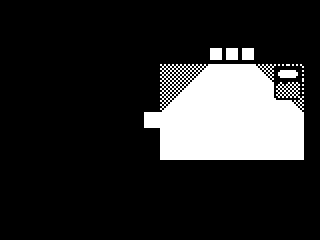

The image is a tile-based game level rendered from a .tmx file. Its description and complete source (layers, tilesets, objects, tile grids) follow:
An orthogonal 20x15 tile map with 16x16 px tiles, 2 tile layers (background, blocked) and 4 objects (player, door, cat, npc).

<map version="1.0" tiledversion="1.1.5" orientation="orthogonal" renderorder="right-down" width="20" height="15" tilewidth="16" tileheight="16" infinite="0" nextobjectid="9">
 <tileset firstgid="1" name="map_tileset" tilewidth="16" tileheight="16" tilecount="180" columns="20">
  <image source="../images/tileset3s.png" width="320" height="144" />
 </tileset>
 <layer name="background" width="20" height="15">
  <properties>
   <property name="tileset" value="map_tileset" />
  </properties>
  <data encoding="csv">
0,0,0,0,0,0,0,0,0,0,0,0,0,0,0,0,0,0,0,0,
0,0,0,0,0,0,0,0,0,0,0,0,0,0,0,0,0,0,0,0,
0,0,0,0,0,0,0,0,0,0,0,0,0,0,0,0,0,0,0,0,
0,0,0,0,0,0,0,0,0,0,0,0,0,0,0,0,0,0,0,0,
0,0,0,0,0,0,0,0,0,0,3,3,4,1,1,1,5,0,0,0,
0,0,0,0,0,0,0,0,0,0,3,4,1,1,1,1,1,0,0,0,
0,0,0,0,0,0,0,0,0,0,4,1,1,1,1,1,1,114,113,0,
0,0,0,0,0,0,0,0,0,1,1,1,1,1,1,1,1,1,1,0,
0,0,0,0,0,0,0,0,0,0,1,1,1,1,1,1,1,1,1,0,
0,0,0,0,0,0,0,0,0,0,1,1,1,1,1,1,1,1,1,0,
0,0,0,0,0,0,0,0,0,0,0,0,0,0,0,0,0,0,0,0,
0,0,0,0,0,0,0,0,0,0,0,0,0,0,0,0,0,0,0,0,
0,0,0,0,0,0,0,0,0,0,0,0,0,0,0,0,0,0,0,0,
0,0,0,0,0,0,0,0,0,0,0,0,0,0,0,0,0,0,0,0,
0,0,0,0,0,0,0,0,0,0,0,0,0,0,0,0,0,0,0,0
</data>
 </layer>
 <layer name="blocked" width="20" height="15">
  <properties>
   <property name="collision" type="bool" value="true" />
   <property name="tileset" value="map_tileset" />
  </properties>
  <data encoding="csv">
2,2,2,2,2,2,2,2,2,2,2,2,2,2,2,2,2,2,2,2,
2,2,2,2,2,2,2,2,2,2,2,2,2,2,2,2,2,2,2,2,
2,2,2,2,2,2,2,2,2,2,2,2,2,2,2,2,2,2,2,2,
2,2,2,2,2,2,2,2,2,2,2,2,2,112,112,112,2,2,2,2,
2,2,2,2,2,2,2,2,2,2,0,0,0,0,0,0,0,110,111,2,
2,2,2,2,2,2,2,2,2,2,0,0,0,0,0,0,0,108,109,2,
2,2,2,2,2,2,2,2,2,2,0,0,0,0,0,0,0,0,0,2,
2,2,2,2,2,2,2,2,2,0,0,0,0,0,0,0,0,0,0,2,
2,2,2,2,2,2,2,2,2,2,0,0,0,0,0,0,0,0,0,2,
2,2,2,2,2,2,2,2,2,2,0,0,0,0,0,0,0,0,0,2,
2,2,2,2,2,2,2,2,2,2,2,2,2,2,2,2,2,2,2,2,
2,2,2,2,2,2,2,2,2,2,2,2,2,2,2,2,2,2,2,2,
2,2,2,2,2,2,2,2,2,2,2,2,2,2,2,2,2,2,2,2,
2,2,2,2,2,2,2,2,2,2,2,2,2,2,2,2,2,2,2,2,
2,2,2,2,2,2,2,2,2,2,2,2,2,2,2,2,2,2,2,2
</data>
 </layer>
 <objectgroup name="objects">
  <properties>
   <property name="tileset" value="map_tileset" />
  </properties>
  <object id="1" name="player" type="player" x="256" y="80" width="16" height="16">
   <properties>
    <property name="group" value="players" />
    <property name="texture" value="player_spritesheet" />
    <property name="walking_speed" value="200" />
   </properties>
  </object>
  <object id="2" name="door" type="door" x="136" y="112" width="8" height="16">
   <properties>
    <property name="group" value="doors" />
    <property name="next_level" value="title2" />
   </properties>
  </object>
  <object id="5" name="cat1" type="cat" x="288" y="144" width="16" height="16">
   <properties>
    <property name="group" value="cats" />
    <property name="message" value="cat1_message" />
    <property name="texture" value="cat_spritesheet" />
   </properties>
  </object>
  <object id="8" name="books" type="npc" x="224" y="144" width="16" height="16">
   <properties>
    <property name="group" value="npcs" />
    <property name="message" value="books_message" />
    <property name="texture" value="books_image" />
   </properties>
  </object>
 </objectgroup>
</map>
